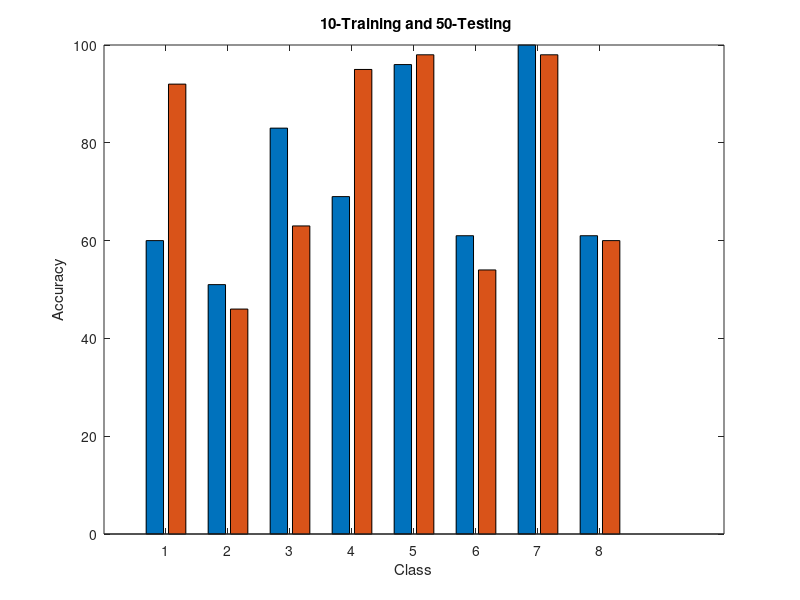

Here is the MATLAB script that generated this plot: (Note: this script raises an error after producing the figure.)
clear;clc;  
x=[1 2 3 4 5 6 7 8];%  
% training20_testing50  
% y1=[69 33 90 95 96 94 100 73];  
% y2=[94 67 88 93 98 85 100 77];  
  
% training10_testing50  
 y1=[60 51 83 69 96 61 100 61];  
 y2=[92 46 63 95 98 54 98 60];  
y_all=[y1;y2]';  
bar(x,y_all)  
title(' 10-Training and 50-Testing')  
xlabel('Class')  
ylabel('Accuracy')  
legend('SVM','NN',2)  
%set(gca,'xticklabel',{'Hyt','Maple','Su','Zm','Bob','Hly','Hhf','Yq'}); 